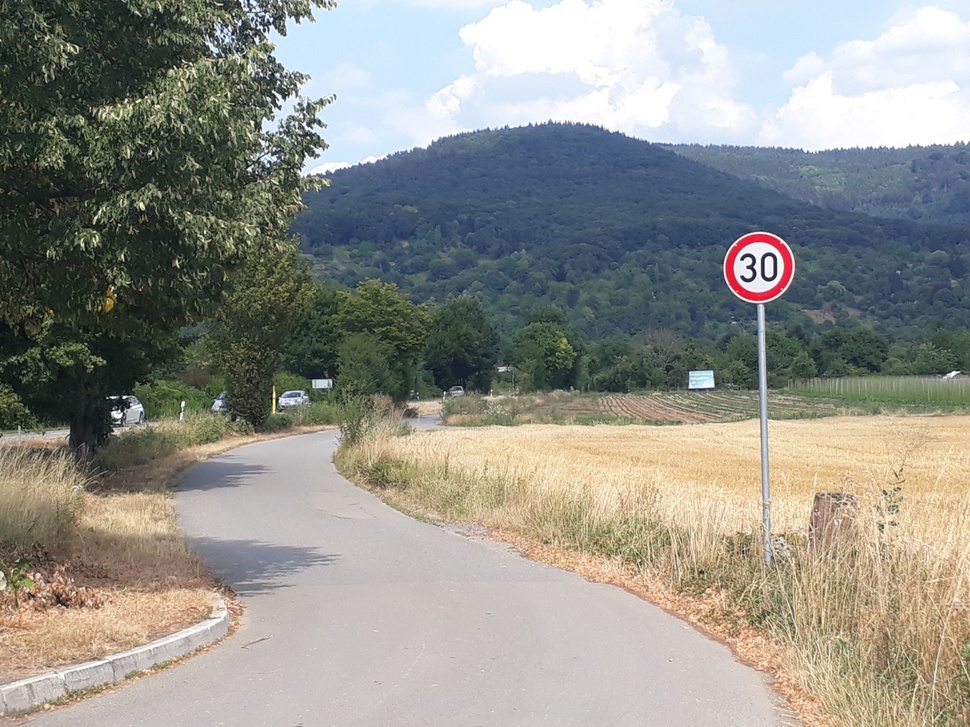
#> input picture Images/img1.jpg, 970 x 727 px, shrunk from 1360 x 1020 before the run
$ python -i selective_search.py   (imports and definitions only)
#> lines starting #> are read from the running program, lines starting #| are printed output that depends on the picture; after the words box and inside, x2 and y2 are one past the last pixel; in counts of white or black regions, pixels touching at a corner belong together
### Localization/regions.py
import numpy as np
import scipy.ndimage as si
import matplotlib.pyplot as plt

###########################################
"""
author: Kim-Louis Simmoteit

This file contains the class Region, which
represents and holds informations of a region
from the segmented image.
(Only ssed by the SelectiveSearch class)
"""
###########################################


#contains Information for a Region of the segmented image (later on -> own file)
class Region:

	#constructor
	def __init__(self, num):
		self.id = num 						#class-label
		self.bbox = np.array([0, 0, 0, 0]) 	#bounding box
		self.num_pix = 0 					# number of pixels in this region
		self.colordesc = np.zeros(75) 		#color descriptor, contains 75 elements (25 bins per hist)
		self.texturedesc = np.zeros(240) 	#texture descriptor contains 240 elements (10 per color per 8 directions)
		self.neighbours = set() 			#neighbour regions
		self.similarities = []				#List of Similarities of Region pairs
		self.merged = False					#Is Region already merged?

	#color histograms (25 bins per color)
	#pixels = 1d array of pixels belonging to class
	#norm = normalization of histogram
	def color_descriptor(self, pixels):
		r = np.histogram(pixels[:,0], bins=25, range=(0,255))
		g = np.histogram(pixels[:,1], bins=25, range=(0,255))
		b = np.histogram(pixels[:,2], bins=25, range=(0,255))

		desc = np.append(r[0], g[0])
		desc = np.append(desc, b[0]).astype(float)

		norm = np.sum(np.abs(desc))

		return desc/norm

	#color histograms (25 bins per color)
	#pixels = 1d array of pixels belonging to class
	#norm = normalization of histogram
	def texture_descriptor(self, g_r, g_g, g_b, a_r, a_g, a_b):
		#create 2dhistograms
		r = np.histogram2d(a_r, g_r, bins=[8,10], range=[[-90, 90],[0,255]])
		g = np.histogram2d(a_g, g_g, bins=[8,10], range=[[-90, 90],[0,255]])
		b = np.histogram2d(a_b, g_b, bins=[8,10], range=[[-90, 90],[0,255]])

		desc = np.append(r[0].flatten(), g[0].flatten())
		desc = np.append(desc, b[0].flatten()).astype(float)

		norm = np.sum(np.abs(desc))
		if norm != 0.0:
			desc = desc/norm

		return desc

	#calculate region informations (bounding box, color hist, texture hist, num pixels)
	def evaluate(self, img, segmentation, g_r, g_g, g_b, a_r, a_g, a_b):
		mask = (segmentation==self.id)
		pixels = img[mask]
		self.num_pix = len(pixels) #number of pixels in this region

		#calculate color histograms
		self.colordesc = self.color_descriptor(pixels)

		#bounding box
		cols = np.any(mask, axis=1)
		rows = np.any(mask, axis=0)
		rmin, rmax = np.where(rows)[0][[0, -1]] #row
		cmin, cmax = np.where(cols)[0][[0, -1]] #column
		self.bbox = np.array([cmin, rmin, cmax, rmax])

		#texture histograms
		gr = g_r[cmin:(cmax+1),rmin:(rmax+1)].flatten()
		gg = g_g[cmin:(cmax+1),rmin:(rmax+1)].flatten()
		gb = g_b[cmin:(cmax+1),rmin:(rmax+1)].flatten()
		ar = a_r[cmin:(cmax+1),rmin:(rmax+1)].flatten()
		ag = a_g[cmin:(cmax+1),rmin:(rmax+1)].flatten()
		ab = a_b[cmin:(cmax+1),rmin:(rmax+1)].flatten()

		self.texturedesc = self.texture_descriptor(gr, gg, gb, ar, ag, ab)

### Localization/selective_search.py
import numpy as np
import scipy.ndimage as si
from skimage import color,segmentation
from regions import Region
from operator import itemgetter
import time

###########################################
"""
author: Kim-Louis Simmoteit

This file holds the selective search algorithm
(slightly customized), which is used
to get region proposals.

takes image -> returns bounding boxes of possible objects
"""
###########################################


class SelectiveSearch:
	def __init__(self):
		self.segment = 0					#segmented picture
		self.im_size = 0
		self.num_classes = 0 				#total number of classes
		self.regions = [] 					#array of Region elements
		self.similarities = [] 				#Similarities 0: i, 1: j, 2: S
		self.bboxes = []					#bounding boxes
		self.num_regions = 0				#counter for regions

		self.visualize = False				#Visualize Selective Search

	#Find Neighbours for region r and also add r as neighbour
	#needs to be called after regions are created
	def find_neighbours(self, r):
		#crop out bounding box (choose one bigger -> look for neighouring class labels)
		tl = r.bbox[0] #top left
		bl = r.bbox[2] # bottom left
		tr = r.bbox[1] #top right
		br = r.bbox[3] #bottom right

		if tl > 0:
			tl -= 1
		if tr > 0:
			tr -= 1
		if bl < (self.segment.shape[0]-1):
			bl += 1
		if br < (self.segment.shape[1]-1):
			br += 1

		crop = self.segment[tl:bl+1,tr:br+1]
		"""
		for i in range(crop.shape[0]):
			for j in range(crop.shape[1]):
				cur = crop[i][j]
				if cur != r.id:
					#check for neighbours
					is_neighbour = False

					if (i-1) >= 0 and not is_neighbour:
						is_neighbour = (crop[i-1][j]==r.id)
					if (j-1) >= 0 and not is_neighbour:
						is_neighbour = (crop[i][j-1]==r.id)
					if (i+1) <= (crop.shape[0]-1) and not is_neighbour:
						is_neighbour = (crop[i+1][j]==r.id)
					if (j+1) <= (crop.shape[1]-1) and not is_neighbour:
						is_neighbour = (crop[i][j+1]==r.id)

					#append if not exists
					if is_neighbour:
						if cur not in r.neighbours:
							r.neighbours.append(cur)

		"""
		#https://stackoverflow.com/questions/38073433/determine-adjacent-regions-in-numpy-array
		y = crop == r.id  # convert to Boolean

		rolled = np.roll(y, 1, axis=0)          # shift down
		rolled[0, :] = False
		z = np.logical_or(y, rolled)

		rolled = np.roll(y, -1, axis=0)         # shift up
		rolled[-1, :] = False
		z = np.logical_or(z, rolled)

		rolled = np.roll(y, 1, axis=1)          # shift right
		rolled[:, 0] = False
		z = np.logical_or(z, rolled)

		rolled = np.roll(y, -1, axis=1)         # shift left
		rolled[:, -1] = False
		z = np.logical_or(z, rolled)

		r.neighbours = set(np.unique(np.extract(z, crop))) - set([r.id])


	#calculate Similarity between Region1 and Region2
	#r1, r2: Region object
	#a: which similarities are used (only 0 or 1.0)
	def similarity(self, r1, r2, a=[1, 1, 1, 1]):
		s_color = np.sum(np.minimum(r1.colordesc, r2.colordesc))
		s_texture = np.sum(np.minimum(r1.texturedesc, r2.texturedesc))
		s_size = 1.0 - float(r1.num_pix+r2.num_pix)/self.im_size

		#tight bounding box
		tl = np.minimum(r1.bbox[0], r2.bbox[0])
		tr = np.minimum(r1.bbox[1], r2.bbox[1])
		bl = np.maximum(r1.bbox[2], r2.bbox[2])
		br = np.maximum(r1.bbox[3], r2.bbox[3])

		s_fill = 1.0 - float((tl-bl)*(tr-br)-r1.num_pix-r2.num_pix)/self.im_size
		return (float(a[0])*s_color + float(a[1])*s_texture + float(a[2])*s_size + float(a[3])*s_fill)

	#initial step
	def init_step(self, img, col="hsv", k=50, minsize=50, avec = [1,1,1,1]): #minsize=20
#> called with col = 'hsv', k = 100, minsize = 50
		self.regions = []
		self.similarities = []
		self.bboxes = []

		if col=="hsv":
			img = color.rgb2hsv(img) #convert to hsv
#> img: shape (727, 970, 3) float64; mean of channels 0, 1, 2 0.296, 0.214, 0.62
		elif col=="lab":
			img = color.rgb2lab(img) #convert to lab
		#default: RGB
		else:
			img = img.astype(float) #to prevent overflow

		self.im_size=float(img.shape[0]*img.shape[1])

		#create segmentation
		self.segment = segmentation.felzenszwalb(img, k, 0.8, minsize)
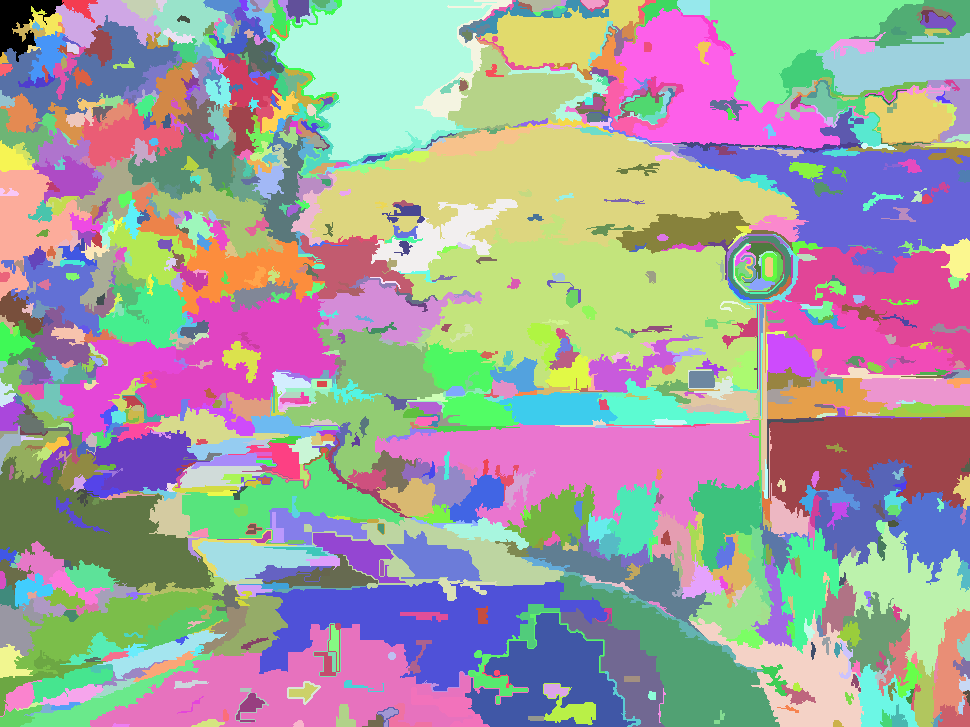
#> self.segment: shape (727, 970) int64; 1032 distinct labels, from 0 to 1031; one colour per label, 0 black
		self.num_classes = np.amax(self.segment)+1 			# number of classes
#> self.num_classes = 1032
		#print("Starting with " + str(self.num_classes) + " classes!")
		self.num_regions = self.num_classes
#> self.num_regions = 1032

		#calc gradient maps
		gradrx = si.filters.gaussian_filter(img[:,:,0], 1.0, order=(0,1), mode="nearest")
		gradgx = si.filters.gaussian_filter(img[:,:,1], 1.0, order=(0,1), mode="nearest")
		gradbx = si.filters.gaussian_filter(img[:,:,2], 1.0, order=(0,1), mode="nearest")
		gradry = si.filters.gaussian_filter(img[:,:,0], 1.0, order=(1,0), mode="nearest")
		gradgy = si.filters.gaussian_filter(img[:,:,1], 1.0, order=(1,0), mode="nearest")
		gradby = si.filters.gaussian_filter(img[:,:,2], 1.0, order=(1,0), mode="nearest")

		gradmap_r = np.sqrt(gradrx**2+gradry**2)
		gradmap_g = np.sqrt(gradgx**2+gradgy**2)
		gradmap_b = np.sqrt(gradbx**2+gradby**2)
		#use np.arctan2 instead of arctan to handle 0 gradients
		anglemap_r = np.arctan2(gradry,gradrx)*180/np.pi
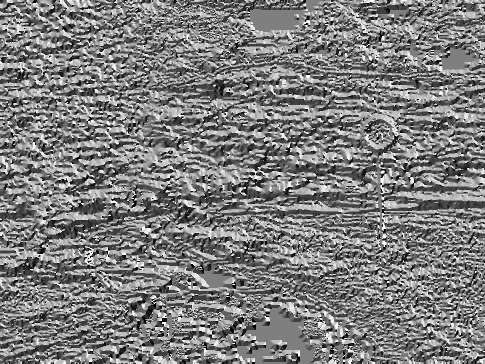
#> anglemap_r: shape (727, 970) float64 (shown at 1/2 size); min -180, max 180, mean -2.6; drawn with min black and max white
		anglemap_g = np.arctan2(gradgy,gradgx)*180/np.pi
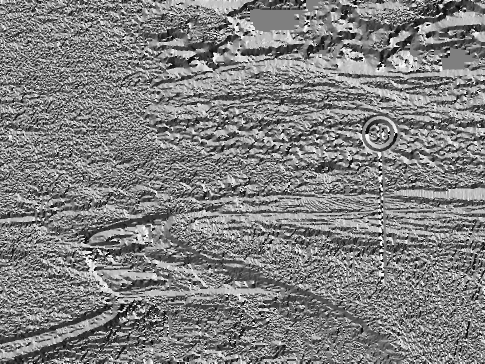
#> anglemap_g: shape (727, 970) float64 (shown at 1/2 size); min -180, max 180, mean 2.1; drawn with min black and max white
		anglemap_b = np.arctan2(gradby,gradbx)*180/np.pi
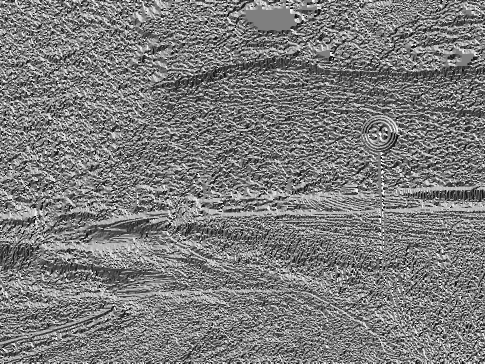
#> anglemap_b: shape (727, 970) float64 (shown at 1/2 size); min -180, max 180, mean -4; drawn with min black and max white

		#create regions arrays
		self.regions = []
		for i in range(self.num_classes):
			r = Region(i)
			r.evaluate(img, self.segment, gradmap_r, gradmap_g, gradmap_b, anglemap_r, anglemap_g, anglemap_b)
			self.regions.append(r)
			self.bboxes.append(r.bbox)
#> this loop made 1032 passes
#> (rmin in evaluate, rmax in evaluate, cmin in evaluate, cmax in evaluate) on passes 1 to 3: (0, 63, 0, 61), (62, 97, 0, 22), (55, 160, 0, 47)
#> pass 1, in evaluate, `mask = (segmentation==self.id)`:
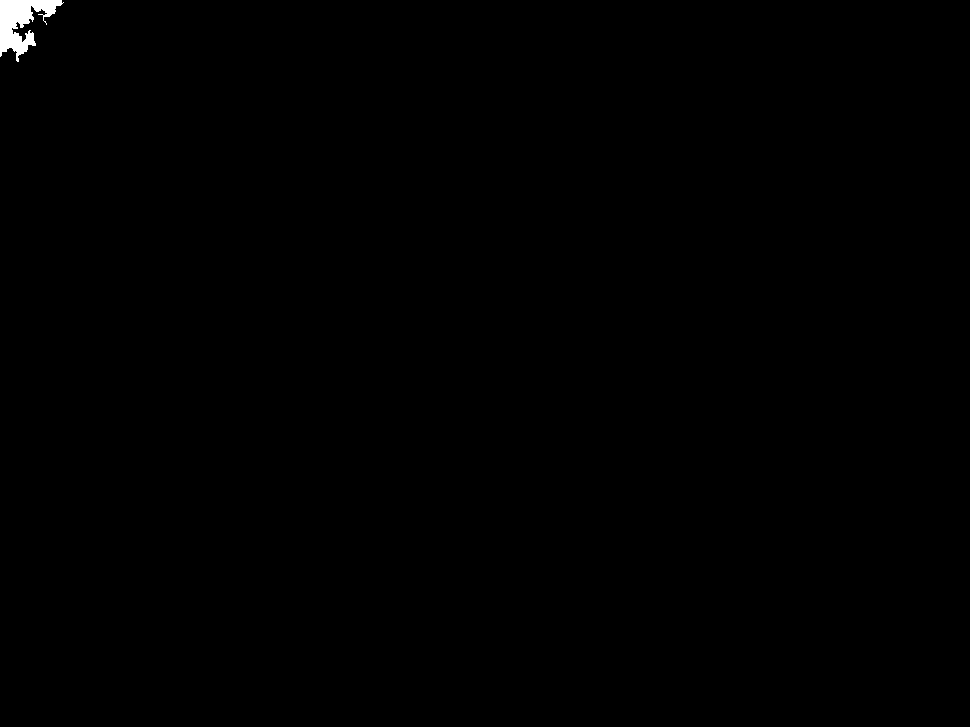
#> mask: shape (727, 970) bool; 0.27% white; 1 white region, box (x1, y1, x2, y2) and area: (0, 0, 64, 62) 1870

		#calc region neighbours
		for r in self.regions:
			self.find_neighbours(r)
#> this loop made 1032 passes
#> pass 1, in find_neighbours, `z = np.logical_or(y, rolled)`:
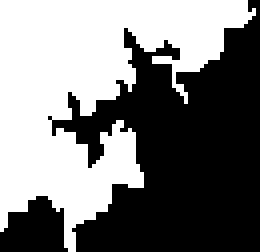
#> z: shape (63, 65) bool (shown 4 times larger); 48.4% white; 1 white region, box (x1, y1, x2, y2) and area: (0, 0, 64, 63) 1984

		#calculate similiarities s(ri,rj)
		for i,r in enumerate(self.regions):
			for n in r.neighbours:
				temp = [i, n, self.similarity(r, self.regions[n])]
				temp2 = [n, i, temp[2]]
				#check if already calculated
				if temp2 not in self.similarities:
					self.similarities.append(temp)
		self.similarities = sorted(self.similarities, key=itemgetter(2), reverse=True)

	#Merge two Regions R1 and R2 -> propagate histograms, new bounding box, new neighbours, ... -> calc new similarity
	def merge(self, r1, r2):
		newr = Region(self.num_regions)

		#propagate informations
		newr.num_pix = r1.num_pix + r2.num_pix
		newr.colordesc = (r1.colordesc*r1.num_pix+r2.colordesc*r2.num_pix)/newr.num_pix
		newr.texturedesc = (r1.texturedesc*r1.num_pix+r2.texturedesc*r2.num_pix)/newr.num_pix

		#bounding box
		tl = np.minimum(r1.bbox[0],r2.bbox[0])
		tr = np.minimum(r1.bbox[1],r2.bbox[1])
		bl = np.maximum(r1.bbox[2],r2.bbox[2])
		br = np.maximum(r1.bbox[3],r2.bbox[3])
		newr.bbox = np.array([tl, tr, bl, br])

		#update neighbours
		"""
		for e in r1.neighbours:
			if e not in newr.neighbours:
					newr.neighbours.append(e)
		for e in r2.neighbours:
			if e not in newr.neighbours:
					newr.neighbours.append(e)
		"""
		newr.neighbours = r1.neighbours.union(r2.neighbours)


		#now recalc neighbour lists of other regions
		for n in newr.neighbours:
			"""
			if r1.id in self.regions[n].neighbours:
				self.regions[n].neighbours.remove(r1.id)
			if r2.id in self.regions[n].neighbours:
				self.regions[n].neighbours.remove(r2.id)
			self.regions[n].neighbours.append(newr.id)
			"""
			self.regions[n].neighbours.discard(r1.id)
			self.regions[n].neighbours.discard(r2.id)
			self.regions[n].neighbours.add(newr.id)

		#remove old regions
		"""
		if r1.id in newr.neighbours:
			newr.neighbours.remove(r1.id)
		if r2.id in newr.neighbours:
			newr.neighbours.remove(r2.id)
		"""
		newr.neighbours.discard(r1.id)
		newr.neighbours.discard(r2.id)

		return newr

	#go level up in the hierachy (merge highest similarity)
	def step(self):
		if len(self.similarities)<2: #we assume, a traffic scene (-> many objects)
			return False

		r1 = self.similarities[0][0]
		r2 = self.similarities[0][1]

		# [4 lines of commented-out code are left out]

		newr = self.merge(self.regions[int(r1)], self.regions[int(r2)])

		#remove old similarites and calc new ones
		self.similarities = [x for x in self.similarities if x[0] != int(r1) and x[0] != int(r2) and x[1] != int(r1) and x[1] != int(r2)]

		for n in newr.neighbours:
			temp = [newr.id, n, self.similarity(newr, self.regions[n])] #fast method gives out of range here
			#insert - do better !
			for i,e in enumerate(self.similarities):
				if self.similarities[i][2] < temp[2]:
					self.similarities.insert(i+1, temp)
					break

		#if one should visualize also modify segmentation map
		"""
		if self.visualize:
			for i in range(newr.bbox[0], newr.bbox[2]+1):
				for j in range(newr.bbox[1], newr.bbox[3]+1):
					if self.segment[i][j] == r1 or self.segment[i][j] == r2:
						self.segment[i][j] = newr.id
		"""

		#print("Merged " + str(r1) + " with " + str(r2))
		#self.regions[int(r1)].merged = True
		#self.regions[int(r2)].merged = True
		self.num_regions += 1
		self.bboxes.append(newr.bbox)
		self.regions.append(newr)

		return True


	#Start SelectiveSearch
	#img = RGB Image
	#method = "single" or "fast", ...
	def run(self, img, method="single"):

		bounding_boxes = []

		if method == "single":
			self.init_step(img, "hsv", 100)
			ret = True
			num_steps = 0

			while ret:
				ret = self.step()
				num_steps += 1

				#if (num_steps%100)==0:
				#	print(num_steps)

			#print(str(num_steps) + " steps taken for Selective Search!")
			bounding_boxes += self.bboxes
		elif method == "deep": #custom mode -> not in paper
			k_inits = [50, 100]
			for k in k_inits:
				self.init_step(img, "hsv", k)
				ret = True
				num_steps = 0

				while ret:
					ret = self.step()
					num_steps += 1

				bounding_boxes += self.bboxes
				#print(str(num_steps) + " steps taken for Selective Search!")
		elif method == "rough": #custom mode
			self.init_step(img, "rgb", 200)
			ret = True
			num_steps = 0

			while ret:
				ret = self.step()
				num_steps += 1

			bounding_boxes += self.bboxes

		elif method == "fast":
			colors = ["hsv", "lab"]
			k_inits = [50, 100]
			avecs = [[1,1,1,1],[0,1,1,1]]

			for c in colors:
				for k in k_inits:
					for a in avecs:
						self.init_step(img, c, k, 20, a)
						ret = True
						while ret:
							ret = self.step()

							#append bounding boxes
							bounding_boxes += self.bboxes

		return bounding_boxes

>>> import cv2
>>> picture = cv2.cvtColor(cv2.imread('../Images/img1.jpg'), cv2.COLOR_BGR2RGB)
>>> result = SelectiveSearch().run(picture)
